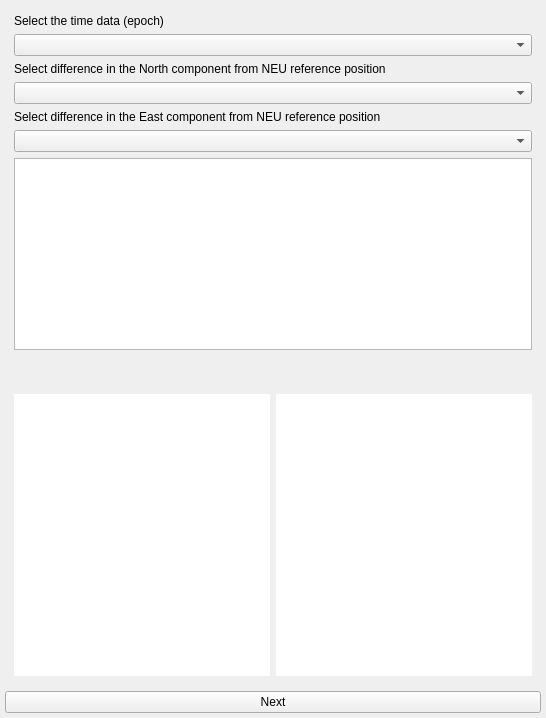
         <widget class="QWidget" name="tab_2">
          <attribute name="title">
           <string>Validation</string>
          </attribute>
          <layout class="QVBoxLayout" name="verticalLayout_4">
           <property name="leftMargin">
            <number>5</number>
           </property>
           <property name="topMargin">
            <number>5</number>
           </property>
           <property name="rightMargin">
            <number>5</number>
           </property>
           <property name="bottomMargin">
            <number>5</number>
           </property>
           <item>
            <widget class="QWidget" name="widget_2" native="true">
             <property name="sizePolicy">
              <sizepolicy hsizetype="Expanding" vsizetype="Minimum">
               <horstretch>0</horstretch>
               <verstretch>0</verstretch>
              </sizepolicy>
             </property>
             <layout class="QVBoxLayout" name="verticalLayout_12">
              <item>
               <widget class="QLabel" name="label_44">
                <property name="text">
                 <string>Select the time data (epoch)</string>
                </property>
               </widget>
              </item>
              <item>
               <widget class="QComboBox" name="sel_time"/>
              </item>
              <item>
               <widget class="QLabel" name="label_5">
                <property name="text">
                 <string>Select difference in the North component from NEU reference position</string>
                </property>
               </widget>
              </item>
              <item>
               <widget class="QComboBox" name="neu_n"/>
              </item>
              <item>
               <widget class="QLabel" name="label_37">
                <property name="text">
                 <string>Select difference in the East component from NEU reference position</string>
                </property>
               </widget>
              </item>
              <item>
               <widget class="QComboBox" name="neu_e"/>
              </item>
              <item>
               <widget class="QTableWidget" name="Tab_ver">
                <property name="sizePolicy">
                 <sizepolicy hsizetype="Expanding" vsizetype="MinimumExpanding">
                  <horstretch>0</horstretch>
                  <verstretch>1</verstretch>
                 </sizepolicy>
                </property>
                <property name="minimumSize">
                 <size>
                  <width>0</width>
                  <height>50</height>
                 </size>
                </property>
                <property name="maximumSize">
                 <size>
                  <width>16777215</width>
                  <height>200</height>
                 </size>
                </property>
               </widget>
              </item>
              <item>
               <widget class="QLabel" name="lb_adv1">
                <property name="sizePolicy">
                 <sizepolicy hsizetype="MinimumExpanding" vsizetype="MinimumExpanding">
                  <horstretch>0</horstretch>
                  <verstretch>0</verstretch>
                 </sizepolicy>
                </property>
                <property name="text">
                 <string/>
                </property>
               </widget>
              </item>
             </layout>
            </widget>
           </item>
           <item>
            <widget class="QWidget" name="widget" native="true">
             <property name="sizePolicy">
              <sizepolicy hsizetype="Expanding" vsizetype="Expanding">
               <horstretch>0</horstretch>
               <verstretch>0</verstretch>
              </sizepolicy>
             </property>
             <property name="minimumSize">
              <size>
               <width>0</width>
               <height>300</height>
              </size>
             </property>
             <layout class="QHBoxLayout" name="horizontalLayout_14">
              <item>
               <widget class="QGraphicsView" name="grafic_n">
                <property name="enabled">
                 <bool>true</bool>
                </property>
                <property name="sizePolicy">
                 <sizepolicy hsizetype="Expanding" vsizetype="Expanding">
                  <horstretch>0</horstretch>
                  <verstretch>1</verstretch>
                 </sizepolicy>
                </property>
                <property name="minimumSize">
                 <size>
                  <width>100</width>
                  <height>100</height>
                 </size>
                </property>
                <property name="frameShape">
                 <enum>QFrame::NoFrame</enum>
                </property>
                <property name="verticalScrollBarPolicy">
                 <enum>Qt::ScrollBarAsNeeded</enum>
                </property>
                <property name="horizontalScrollBarPolicy">
                 <enum>Qt::ScrollBarAsNeeded</enum>
                </property>
                <property name="interactive">
                 <bool>false</bool>
                </property>
                <property name="transformationAnchor">
                 <enum>QGraphicsView::AnchorUnderMouse</enum>
                </property>
                <property name="resizeAnchor">
                 <enum>QGraphicsView::AnchorUnderMouse</enum>
                </property>
                <property name="viewportUpdateMode">
                 <enum>QGraphicsView::FullViewportUpdate</enum>
                </property>
               </widget>
              </item>
              <item>
               <widget class="QGraphicsView" name="grafic_e">
                <property name="enabled">
                 <bool>true</bool>
                </property>
                <property name="sizePolicy">
                 <sizepolicy hsizetype="Expanding" vsizetype="Expanding">
                  <horstretch>0</horstretch>
                  <verstretch>1</verstretch>
                 </sizepolicy>
                </property>
                <property name="minimumSize">
                 <size>
                  <width>100</width>
                  <height>100</height>
                 </size>
                </property>
                <property name="frameShape">
                 <enum>QFrame::NoFrame</enum>
                </property>
                <property name="verticalScrollBarPolicy">
                 <enum>Qt::ScrollBarAsNeeded</enum>
                </property>
                <property name="horizontalScrollBarPolicy">
                 <enum>Qt::ScrollBarAsNeeded</enum>
                </property>
                <property name="interactive">
                 <bool>false</bool>
                </property>
                <property name="transformationAnchor">
                 <enum>QGraphicsView::AnchorUnderMouse</enum>
                </property>
                <property name="resizeAnchor">
                 <enum>QGraphicsView::AnchorUnderMouse</enum>
                </property>
               </widget>
              </item>
             </layout>
            </widget>
           </item>
           <item>
            <widget class="QPushButton" name="Boton2">
             <property name="text">
              <string>Next</string>
             </property>
            </widget>
           </item>
          </layout>
         </widget>
